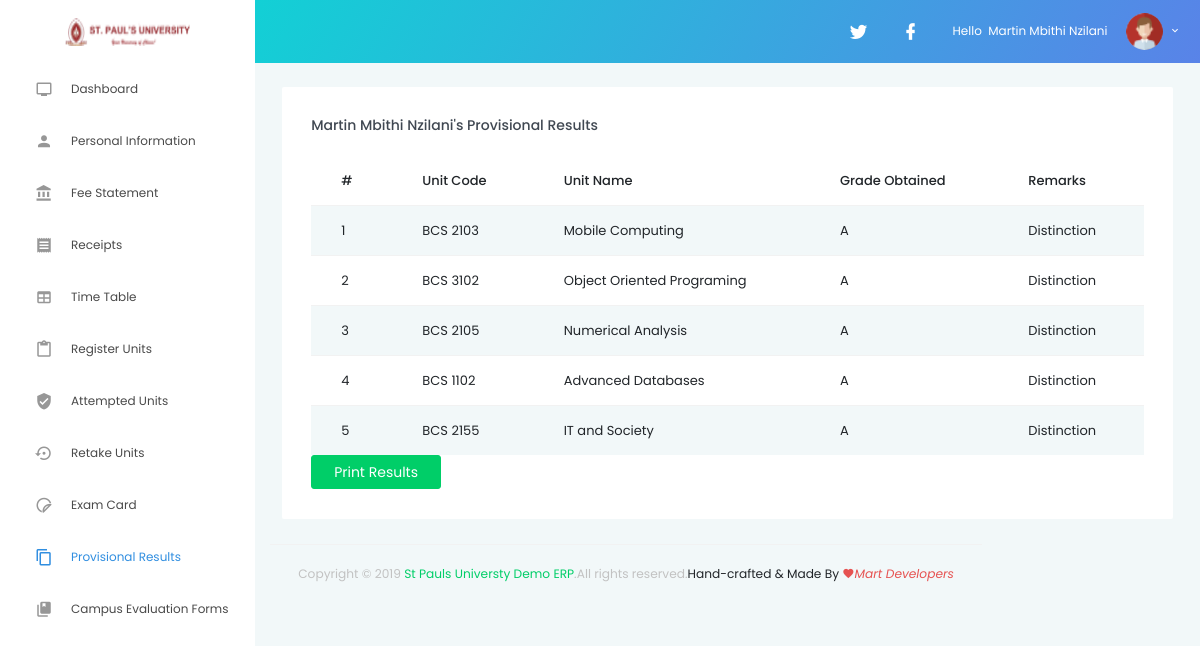
The page /results.php (signed in) on the database its author committed.
### tables this page shows
CREATE TABLE `student` (
  `id` int(20) NOT NULL,
  `name` varchar(200) NOT NULL,
  `regno` varchar(200) NOT NULL,
  `password` varchar(20) NOT NULL,
  `dob` varchar(50) NOT NULL,
  `studymode` varchar(20) NOT NULL,
  `course` varchar(200) NOT NULL,
  `phonenumber` varchar(2002) NOT NULL,
  `postaddress` varchar(200) NOT NULL,
  `emailaddress` varchar(200) NOT NULL,
  `kcseindexno` varchar(200) NOT NULL,
  `totalbilled` varchar(200) NOT NULL,
  `totalpaid` varchar(200) NOT NULL,
  `balance` varchar(200) NOT NULL,
  `attemptedunits` varchar(200) NOT NULL,
  `unitstaking` varchar(200) NOT NULL,
  `totalunits` varchar(200) NOT NULL,
  `performance` varchar(20) NOT NULL,
  `grade` varchar(20) NOT NULL
);

CREATE TABLE `results` (
  `id` int(11) NOT NULL,
  `unitcode` varchar(200) NOT NULL,
  `unitname` varchar(200) NOT NULL,
  `grade` varchar(200) NOT NULL,
  `remarks` varchar(200) NOT NULL
);

### results.php (the view, shortened to what this page needs)
<?php
include('includes/config.php');
$aid=$_SESSION['id'];?>
<!DOCTYPE html>
<html lang="en">
<head>
  <link rel="stylesheet" href="vendors/iconfonts/mdi/css/materialdesignicons.min.css">
  <link rel="stylesheet" href="vendors/css/vendor.bundle.base.css">
  <link rel="stylesheet" href="vendors/css/vendor.bundle.addons.css">
  <link rel="stylesheet" href="css/style.css">
</head>
<body>
  <div class="container-scroller">
    <?php include("includes/header.php")?>
    <div class="container-fluid page-body-wrapper">
      <?php include("includes/navbar.php")?>
      <div class="main-panel">
        <div class="content-wrapper">
          <div class="row">
            <div class="col-lg-12 grid-margin stretch-card">
              <div class="card">
                  <div class="card-body">
                  <div class="table-responsive">
                  <div id="print-content" name="results">
                  <?php
$aid=$_SESSION['id'];
	$ret="select * from student where id=?";
		$stmt= $mysqli->prepare($ret) ;
	 $stmt->bind_param('i',$aid);
	 $stmt->execute() ;
	 $res=$stmt->get_result();
	   while($row=$res->fetch_object())
	  {
	  	?>
                  <h4 class="card-title"><?php echo $row->name;?>'s Provisional Results</h4>
                    <table class="table table-striped">
                      <thead>
                        <tr>
                        <th>
                        #
                        </th>
                          <th>
                            Unit Code
                          </th>
                          <th>
                            Unit Name
                          </th>
                          <th>
                            Grade Obtained
                          </th>
                          <th>
                            Remarks
                          </th>
                        </tr>
                      </thead>
                      <tbody>
                      <?php
$ret="select * from results";
$stmt= $mysqli->prepare($ret) ;
$stmt->execute() ;
$res=$stmt->get_result();
$cnt=1;
while($row=$res->fetch_object())
	  {
	  	?>
<tr><td><?php echo $cnt;;?></td>
<td><?php echo $row->unitcode;?> </td>
<td><?php echo $row->unitname;?></td>
<td><?php echo $row->grade;?></td>
<td><?php echo $row->remarks;?></td>
									<?php
$cnt=$cnt+1;
									 } ?>
                      </tbody>
                    </table>
                  </div>
                  <input type="button" class="btn btn-success mr-2" onClick="printDiv('print-content')" value="Print Results"/>
                </div>
              </div>
              </div>
            </div>
     <?php include("includes/footer.php")?>
      </div>
    </div>
  </div>
</body>
  <?php }?>
</html>

### includes/header.php (shortened to what this page needs)
<nav class="navbar default-layout col-lg-12 col-12 p-0 fixed-top d-flex flex-row">
      <div class="text-center navbar-brand-wrapper d-flex align-items-top justify-content-center">
        <a class="navbar-brand brand-logo" href="dashboard.php">
          <img src="images/logo.png" alt="logo" />
        </a>
      </div>
      <div class="navbar-menu-wrapper d-flex align-items-center">
        <ul class="navbar-nav navbar-nav-right">
          <li class="nav-item dropdown">
            <a class="nav-link count-indicator dropdown-toggle" id="messageDropdown" href="#" data-toggle="dropdown" aria-expanded="false">
              <i class="mdi mdi-twitter"></i>
            </a>
          <li class="nav-item dropdown">
            <a class="nav-link count-indicator dropdown-toggle" id="notificationDropdown" href="#" data-toggle="dropdown">
              <i class="mdi mdi-facebook"></i>
            </a>
          <li class="nav-item dropdown d-none d-xl-inline-block">
            <a class="nav-link dropdown-toggle" id="UserDropdown" href="#" data-toggle="dropdown" aria-expanded="false">
            <?php
$aid=$_SESSION['id'];
	$ret="select * from student where id=?";
		$stmt= $mysqli->prepare($ret) ;
	 $stmt->bind_param('i',$aid);
	 $stmt->execute() ;
	 $res=$stmt->get_result();
	   while($row=$res->fetch_object())
	  {
	  	?>
              <span class="profile-text"> Hello &nbsp;<?php echo $row->name;?></span>
              <img class="img-xs rounded-circle" src="images/clipart/pic.png" alt="Profile image">
            </a>
          </li>
        </ul>
      </div>
      <?php }?>
    </nav>

### includes/footer.php
<footer class="footer">
          <div class="container-fluid clearfix">
            <span class="text-muted d-block text-center text-sm-left d-sm-inline-block">Copyright © 2019
              <a href="https://martmbithi.github.io" target="_blank">St Pauls Universty Demo ERP</a>.All rights reserved.</span>
            <span class="float-none float-sm-right d-block mt-1 mt-sm-0 text-center">Hand-crafted & Made By
              <i class="mdi mdi-heart text-danger">Mart Developers</i>
            </span>
          </div>
        </footer>

### rows shown on the page
student: name "Martin Mbithi Nzilani"
results: unitcode "BCS 2103", unitname "Mobile Computing", grade "A", remarks "Distinction"
results: unitcode "BCS 3102", unitname "Object Oriented Programing", grade "A", remarks "Distinction"
results: unitcode "BCS 2105", unitname "Numerical Analysis", grade "A", remarks "Distinction"
results: unitcode "BCS 1102", unitname "Advanced Databases", grade "A", remarks "Distinction"
results: unitcode "BCS 2155", unitname "IT and Society", grade "A", remarks "Distinction"
